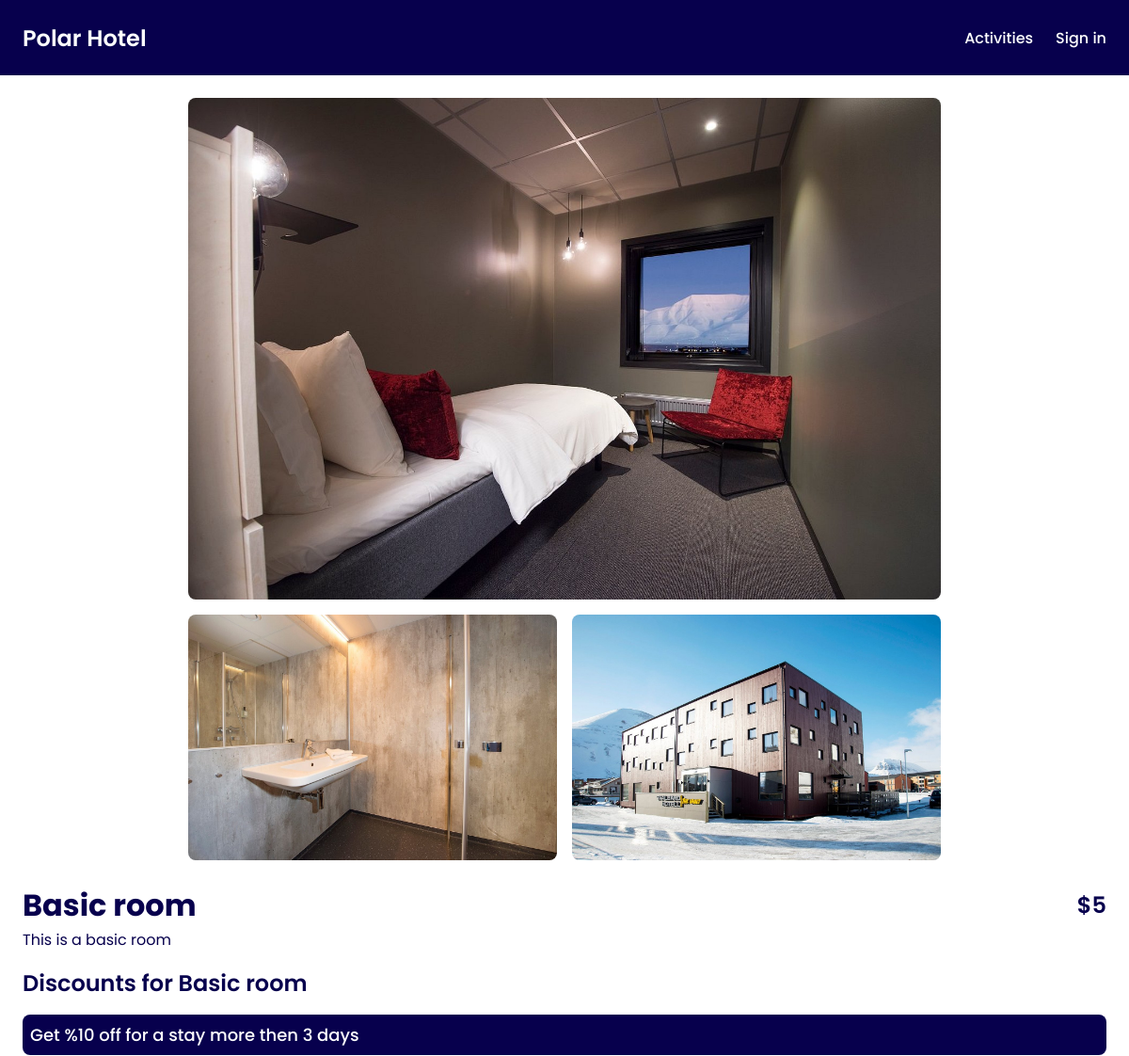
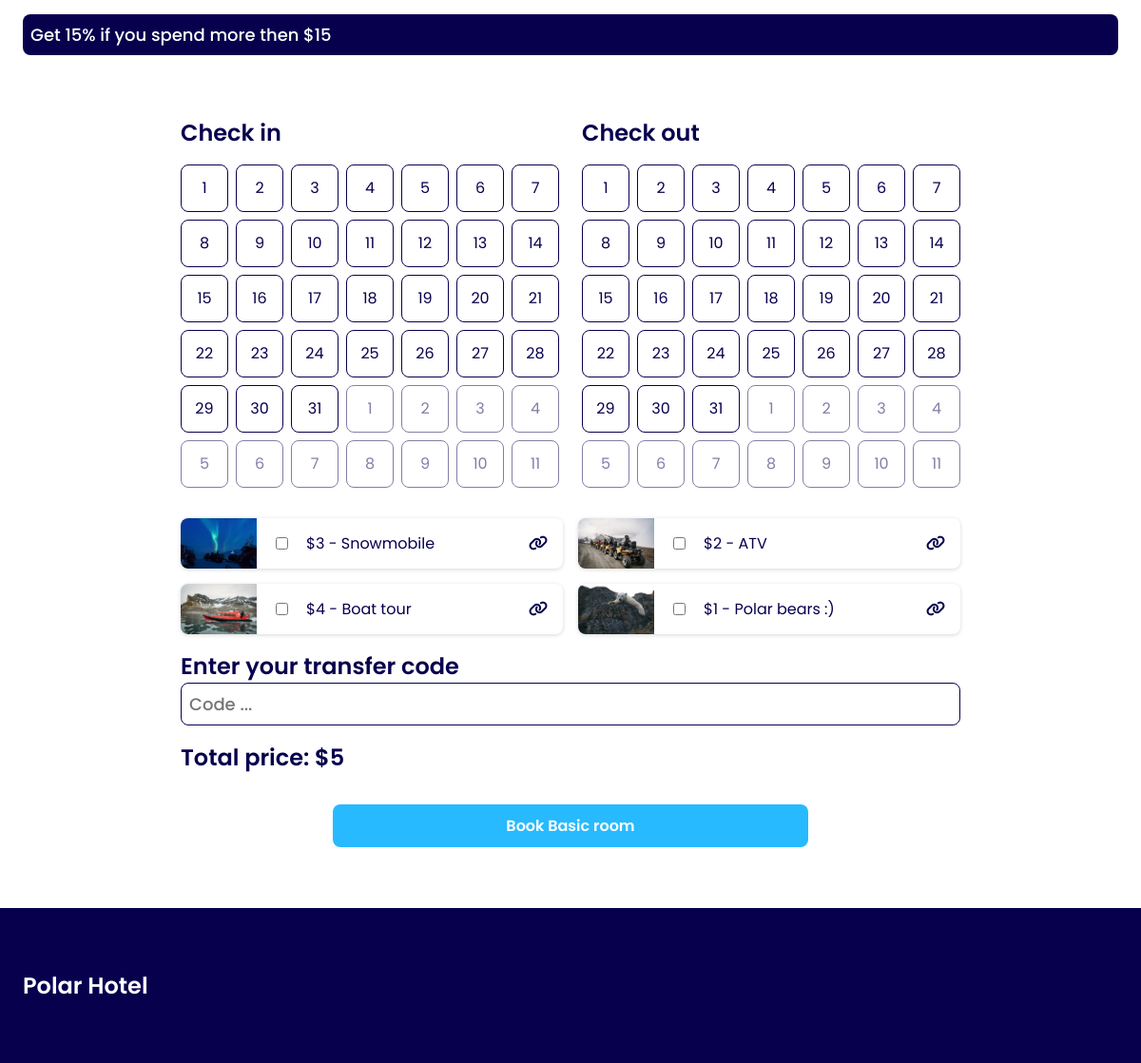
The app's page /room.php?room=009c6170-1ef2-402a-82c2-8c1fc8badce3 with its own data (2 pictures, top to bottom).
### tables this page shows
CREATE TABLE activities (
	id VARCHAR PRIMARY KEY,
	name VARCHAR,
	price INTEGER,
	description VARCHAR,
	image VARCHAR
);

### app/getRooms.php (called while the page is built, shortened)
<?php
require_once __DIR__ . "/../vendor/autoload.php";
$stars = intval($_ENV["STARS"]);
$getRooms = $db->query("SELECT rooms.id, rooms.name, rooms.price, rooms.description, image_room.image FROM rooms
INNER JOIN image_room ON image_room.room_id = rooms.id");
$getRooms->execute();
$rooms = $getRooms->fetchAll(PDO::FETCH_ASSOC);
$mappedRooms = [];
foreach ($rooms as $room) {
    $id = $room["id"];
    $price = intval($room["price"]);
    $price = $price + $stars;
    if (!isset($mappedRooms[$id])) {
        $mappedRooms[$id] = [
            "id" => $id,
            "name" => $room["name"],
            "price" => $price,
            "description" => $room["description"],
            "images" => [],
        ];
    }
    $mappedRooms[$id]["images"][] = $room["image"];
}
$rooms = array_values($mappedRooms);

### app/hotelFunctions.php (called while the page is built, shortened)
<?php
function monthArrayDate(int $timeStamp): array
{
    return [
        "date" => date("Y-m-d", $timeStamp),
        "dayOfWeek" => intval(date("N", $timeStamp)),
        "dayDate" => intval(date("d", $timeStamp)),
        "month" => intval(date("m", $timeStamp)),
    ];
}
function getMonth(int $monthIndex, int $year): array
{
    $monthLength = cal_days_in_month(CAL_GREGORIAN, $monthIndex, $year);
    $month = [];
    $firstDay = date("N", mktime(0, 0, 0, $monthIndex, 1, $year));
    $daysBefore = $firstDay - 1;
    $daysAfter = 42 - $monthLength - $daysBefore;
    for ($idx = 0; $idx < $monthLength; $idx++) {
        $timeStamp = mktime(0, 0, 0, $monthIndex, $idx + 1, $year);
        $month[] = monthArrayDate($timeStamp);
    }
    if ($daysAfter > 0) {
        for ($idx = 1; $idx <= $daysAfter; $idx++) {
            $timeStamp = mktime(0, 0, 0, $monthIndex, $monthLength + $idx, $year);
            $month[] = monthArrayDate($timeStamp);
        }
    }
    return $month;
}
function filterForId(array $arrays, string $arrayId): array
{
    $filteredArray = array_filter($arrays, function ($array) use ($arrayId) {
        return $array["id"] === $arrayId;
    });
    return reset($filteredArray);
}
function isDateBooked(int $date, array $bookedCheckIn, array $bookedCheckOut): bool
{
    return false;
}

### app/getOffers.php (called while the page is built, shortened)
<?php
require_once __DIR__ . "/autoload.php";
$getOffers = $db->query("SELECT offers.*, offer_room.room_id FROM offers INNER JOIN offer_room ON offer_room.offer_id = offers.id;");
$offers = $getOffers->fetchAll(PDO::FETCH_ASSOC);
$mappedOffers = [];
foreach ($offers as $offer) {
    $id = $offer["id"];
    if (!isset($mappedOffers[$id])) {
        $mappedOffers[$id] = [
            "id" => $id,
            "name" => $offer["name"],
            "discount" => intval($offer["discount"]),
            "requirement" => $offer["requirement"],
            "requirement_amount" => $offer["requirement_amount"],
            "rooms" => [],
        ];
    }
    $mappedOffers[$id]["rooms"][] = $offer["room_id"];
}
$offers = array_values($mappedOffers);

### app/getActivities.php (called while the page is built, shortened)
<?php
require_once __DIR__ . "/autoload.php";
$selectActivities = $db->query("SELECT * FROM activities");
$selectActivities->execute();
$activities = $selectActivities->fetchAll(PDO::FETCH_ASSOC);

### app/getBookedRooms.php (called while the page is built, shortened)
<?php
require_once __DIR__ . "/autoload.php";
$selectBookedRooms = $db->prepare("SELECT * FROM booked_rooms WHERE room_id = :room_id");
$selectBookedRooms->bindParam(":room_id", $room["id"], PDO::PARAM_STR);
$selectBookedRooms->execute();
$bookedRooms = $selectBookedRooms->fetchAll(PDO::FETCH_ASSOC);

### room.php (the view, shortened to what this page needs)
<?php
require_once __DIR__ . "/views/header.php";
require_once __DIR__ . "/views/navigation.php";
require __DIR__ . "/app/getRooms.php";
require __DIR__ . "/app/getActivities.php";
require __DIR__ . "/app/getOffers.php";
$roomId = $_GET["room"];
$room = filterForId($rooms, $roomId);
require __DIR__ . "/app/getBookedRooms.php";
$roomOffers = array_filter($offers, function ($offer) use ($room) {
    return in_array($room["id"], $offer["rooms"]);
});
?>
<main class="room-main max-w-section">
    <div class="room-content-order">
        <div class="column room-info-container space-between">
            <div>
                <div class="space-between name-price-title">
                    <h1><?= $room["name"]; ?></h1>
                    <h3><?= "$" . $room["price"]; ?></h3>
                </div>
                <div><?= $room["description"]; ?></div>
            </div>
            <?php if (count($roomOffers) > 0) : ?>
                <div class="room-discount-container">
                    <h3 class="room-discount-title">Discounts for <?= $room["name"]; ?></h3>
                    <?php foreach ($roomOffers as $roomOffer) : ?>
                        <div class="room-discount-card"><?= $roomOffer["name"]; ?></div>
                    <?php endforeach; ?>
                </div>
            <?php endif; ?>
        </div>
        <div class="room-gallery-grid">
            <?php foreach ($room["images"] as $image) : ?>
                <img src=<?= "./assets/images/" . $image; ?> alt="hotel room">
            <?php endforeach; ?>
        </div>
    </div>
    <form method="post" class="book-room-form" action="app/bookRoom.php">
        <div class="check-in-out-calenders">
            <div>
                <h3>Check in</h3>
                <?php
                $calendarIdentifier = "check_in";
                require __DIR__ . "/views/calendar.php"; ?>
            </div>
            <div>
                <h3>Check out</h3>
                <?php
                $calendarIdentifier = "check_out";
                require __DIR__ . "/views/calendar.php"; ?>
            </div>
        </div>
        <div class="room-activities">
            <?php foreach ($activities as $activity) : ?>
                <div class="room-activities-card">
                    <img src="<?= "assets/images/" . $activity["image"] ?>" alt="activity">
                    <input data-price="<?= $activity["price"]; ?>" class="activity-check" type="checkbox" name="activities[]" value="<?= $activity["id"] ?>">
                    <div><?= "$" . $activity["price"] . " - " . $activity["name"] ?></div>
                    <a href="activities.php" class="text-dark-blue flex-grow">
                        <i class="fa-solid fa-link"></i>
                    </a>
                </div>
            <?php endforeach; ?>
        </div>
        <div>
            <label for="transfer-code">
                <h3>Enter your transfer code</h3>
            </label>
            <input placeholder="Code ..." class="transfer-code-input" type="text" name="transfer-code" id="transfer-code" required>
        </div>
        <div class="space-between">
            <h3>Total price: <span id="total-price"><?= "$" . $room["price"] ?></span></h3>
        </div>
        <button type="submit" class="submit-btn-blue cart-btn">Book <?= $room["name"]; ?></i></button>
    </form>
</main>
<?php require_once __DIR__ . "/views/footer.php"; ?>

### views/header.php (shortened to what this page needs)
<!DOCTYPE html>
<html lang="en">
<head>
    <link rel="stylesheet" href="https://cdnjs.cloudflare.com/ajax/libs/font-awesome/6.5.1/css/all.min.css" />
    <link rel="stylesheet" href="assets/style/style.css">
    <link rel="stylesheet" href="assets/style/mediaQuery.css">
</head>
<body>

### views/navigation.php (shortened to what this page needs)
<header>
    <a href="index.php" class="nav-logo">Polar Hotel</a>
    <nav class="desktop-nav">
        <a href="activities.php">Activities</a>
        <a href=<?= isset($_SESSION["admin"]) ? "app/logout.php" : "login.php" ?>><?= isset($_SESSION["admin"]) ? "Sign out" : "Sign in" ?></a>
    </nav>
</header>

### views/calendar.php (shortened to what this page needs)
<?php
$selectedMonth = intval(date("m", mktime(0, 0, 0, 1, 1, 2024)));
$selectedYear = 2024;
$month = getMonth($selectedMonth, $selectedYear);
$identifier = $calendarIdentifier ?? '';
$bookedCheckIn = array_column($bookedRooms, "check_in");
$bookedCheckOut = array_column($bookedRooms, "check_out");
?>
<div class="calendar-grid">
    <?php foreach ($month as $date) :
        $dateIsBooked = isDateBooked(strtotime($date["date"]), $bookedCheckIn, $bookedCheckOut);
    ?>
        <div id="<?= ($selectedMonth === $date["month"] && !$dateIsBooked) ? 'btn_' . $identifier : '' ?>" class="calendar-cell
        <?= $selectedMonth !== $date["month"] ? 'offset-month' : (!$dateIsBooked ? 'current-month contain-radio' : ""); ?>
        <?= $dateIsBooked ? "date-is-booked" : ""; ?>
        ">
            <?= $date["dayDate"] ?>
        </div>
    <?php endforeach; ?>
</div>

### views/footer.php (shortened to what this page needs)
<footer>
    <div class="nav-logo">Polar Hotel</div>
</footer>
</body>
</html>

### assets/style/style.css (style rules this page uses)
:root { --dark-blue: #07004d; --blue: #28bafe; --light-blue: #e3f5fd; --white: #fff; --rounded-md: 16px; --rounded-sm: 8px; }
* { box-sizing: border-box; font-family: "Poppins", sans-serif; }
body { min-height: 100vh; background: var(--white); color: var(--dark-blue); margin: 0; padding: 0; }
footer { background: var(--dark-blue); color: var(--white); padding: 64px 24px; }
h1, h2, h3, p { margin: 0; }
h3 { font-size: 24px; font-weight: 600; }
button, input[type="checkbox"] { border: none; cursor: pointer; }
a { color: var(--white); text-decoration: none; font-weight: 500; font-size: 1rem; }
.column { display: flex; flex-direction: column; }
.text-dark-blue { color: var(--dark-blue); }
header { display: flex; justify-content: space-between; align-items: center; padding: 16px 24px; width: 100%; height: 80px; background: var(--dark-blue); color: var(--white); position: fixed; top: 0; left: 0; z-index: 50; overflow-x: hidden; }
.nav-logo { user-select: none; font-size: 24px; font-weight: 600; }
.desktop-nav { display: flex; gap: 24px; }
.submit-btn-blue { background: var(--blue); color: var(--white); padding: 10px 0; font-size: 1rem; font-weight: 600; border-radius: var(--rounded-sm); transition: all 0.3s; }
.space-between { display: flex; justify-content: space-between; width: 100%; }
.max-w-section { max-width: 1440px; width: 100%; margin: 0 auto; }
.room-main { min-height: 100vh; padding: 104px 24px 0 24px; }
.room-gallery-grid { display: grid; grid-template-columns: repeat(2, 1fr); gap: 16px; max-width: 800px; }
.room-gallery-grid img { width: 100%; border-radius: var(--rounded-sm); }
.room-gallery-grid img:nth-child(1) { grid-column: span 2; }
.room-content-order { display: flex; gap: 24px; }
.name-price-title { align-items: center; }
.room-info-container { width: 100%; }
.book-room-form { margin: 64px auto; display: flex; flex-direction: column; gap: 16px; width: 100%; max-width: 820px; }
.calendar-grid { display: grid; grid-template-columns: repeat(7, minmax(40px, 50px)); grid-template-rows: repeat(6, minmax(40px, 50px)); place-content: center; gap: 8px; padding: 16px 0; }
.calendar-cell { padding: 8px; border: 1px solid var(--dark-blue); border-radius: var(--rounded-sm); display: flex; justify-content: center; align-items: center; user-select: none; }
.offset-month { opacity: 0.5; }
.current-month { cursor: pointer; transition: background 0.2s ease-out, color 0.2s ease-out; }
.contain-radio { position: relative; }
.check-in-out-calenders { display: flex; flex-direction: column; align-items: center; justify-content: center; gap: 24px; }
.room-activities { display: grid; grid-template-columns: repeat(auto-fill, minmax(350px, 1fr)); gap: 16px; }
.room-activities-card { display: flex; align-items: center; gap: 16px; padding-right: 16px; width: 100%; overflow: hidden; border-radius: var(--rounded-sm); box-shadow: rgba(0, 0, 0, 0.16) 0px 1px 4px; }
.room-activities-card img { width: 80px; object-fit: cover; object-position: center; }
.flex-grow { flex-grow: 1; text-align: end; }
.transfer-code-input { width: 100%; border: 1px solid var(--dark-blue); border-radius: var(--rounded-sm); padding: 8px; font-size: 18px; font-weight: 500; }
.room-discount-container { display: flex; flex-direction: column; gap: 16px; margin-top: 16px; }
.room-discount-card { padding: 8px; font-size: 18px; font-weight: 500; border-radius: var(--rounded-sm); background: var(--dark-blue); color: var(--white); }
.cart-btn { max-width: 500px; width: 100%; margin: 0 auto; }

### assets/style/mediaQuery.css (style rules this page uses)
@media (max-width: 1200px) { .room-content-order { flex-direction: column-reverse; } }
@media (max-width: 1200px) { .room-gallery-grid { margin: 0 auto; } }
@media (min-width: 900px) { .check-in-out-calenders { flex-direction: row; } }

### records on screen
activities: price "1", image (picture), name "Polar bears :)"
activities: image (picture), price "3", name "Snowmobile"
activities: image (picture), price "2", name "ATV"
activities: image (picture), price "4", name "Boat tour"

### other values on screen
$room["name"] "Basic room"
$room["price"] "5"
$room["description"] "This is a basic room"
$roomOffer["name"] "Get %10 off for a stay more then 3 days"
$roomOffer["name"] "Get 15% if you spend more then $15"
$date["dayDate"] "2"
$date["dayDate"] "3"
$date["dayDate"] "4"
$date["dayDate"] "5"
$date["dayDate"] "6"
$date["dayDate"] "7"
$date["dayDate"] "8"
$date["dayDate"] "9"
$date["dayDate"] "10"
$date["dayDate"] "11"
